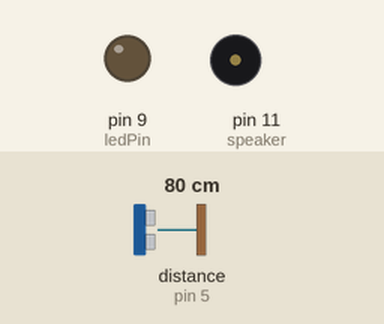
The sketch below on a simulated Arduino Uno, built with avr-gcc and run on an emulated ATmega328P. On the bench: output pins drawn as LEDs (lit = HIGH), buzzer (waves = sounding). Wiring (inferred from the names in the program): ultrasonic range finder: trigger pin 4; echo pin 5. Dashed ring = blinking. The test bench sets the inputs (shaded band); at power-on: distance to the obstacle (sensor on pin 5) 80 cm. The echo pulse lasts 58.3 µs per cm; pins used as bus, display or sensor lines are not drawn.

Above: at 1.2 s.
1.3 s: distance to the obstacle (sensor on pin 5) set to 23 cm
2.8 s: distance to the obstacle (sensor on pin 5) set to 19 cm
At 3.5 s:
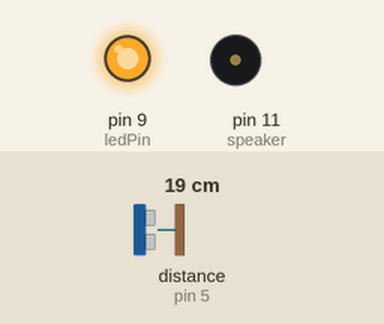
At 4.5 s:
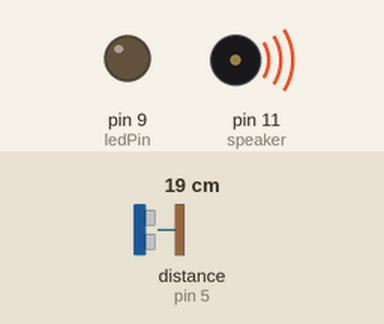
5.8 s: distance to the obstacle (sensor on pin 5) set to 35 cm
8.2 s: distance to the obstacle (sensor on pin 5) set to 9 cm
At 8.8 s:
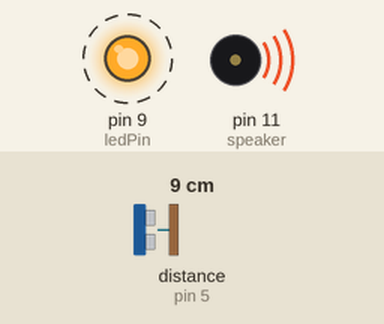
Timing chart, 0 to 12.2 s (numbered marks = the images above; inputs shaded):
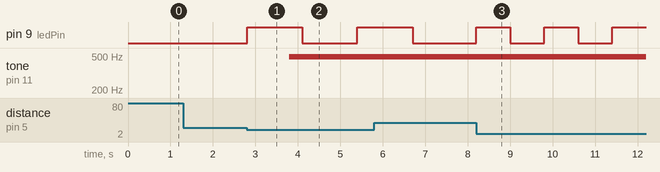

The sketch:

ultrasonic_led.ino
```cpp
int trigPin = 4;  //초음파 발신
int echoPin = 5;  //초음파 수신
int ledPin = 9;
int speaker = 11;
#define NOTE_C5  523   //높은 도

void setup() {
  pinMode(trigPin, OUTPUT);
  pinMode(echoPin, INPUT);
  pinMode(ledPin, OUTPUT);
  Serial.begin(9600);
}

void loop() {
  //거리 = 시간 x 속도
  long duration;  //시간 변수, long 자료형으로 선언
  float distance;
  digitalWrite(trigPin, HIGH);
  delayMicroseconds(10);   //10마이크로초 = 0.001밀리초
  digitalWrite(trigPin, LOW);

  duration = pulseInLong(echoPin, HIGH);

  distance = (duration * 340) / 10000 / 2;

  if(distance >= 10 && distance < 20){
    flush(1000);
  }else if(distance >=5 && distance < 10){
    flush(500);
  }else if(distance < 5){
    flush(100);
  }else{
    digitalWrite(ledPin, LOW);
  }
}

void flush(int delayTime){
  digitalWrite(ledPin, HIGH);
  delay(delayTime);
  analogWrite(speaker, NOTE_C5);
  delay(300);
  digitalWrite(ledPin, LOW);
  delay(delayTime);
  analogWrite(speaker, 0);
  delay(300);
}

void sound(){
  analogWrite(speaker, NOTE_C5);
  delay(500);
  analogWrite(speaker, 0);
  delay(500);
}
```

Measured:
- the behaviour switches between 21 and 20 cm on distance to the obstacle (sensor on pin 5) (found by bisection; images 0 and 1)
- after the input at 1.3 s, every drawn part: stays the same
- after the input at 2.8 s, pin 9 (ledPin): LOW → HIGH at once, → LOW 1.3 s later, → HIGH 1.3 s later; tone on pin 11 (speaker): silent → 490 Hz after 1.0 s
- after the input at 8.2 s, pin 9 (ledPin): alternates HIGH for 0.80 s and LOW for 0.80 s, starting at once
